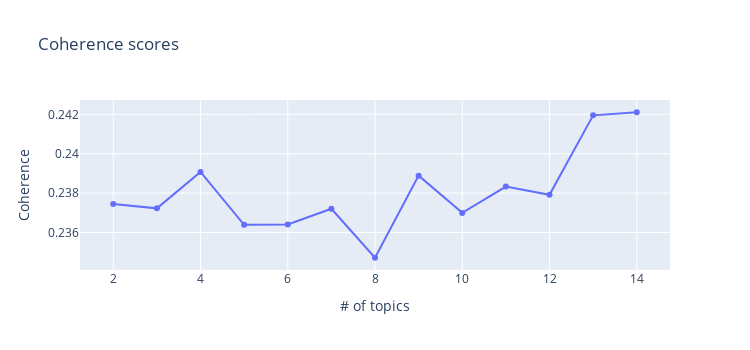

Notebook code cell kept with this figure:
### Code cell
x = [i for i in range(START, LIMIT, STEP)]
plot_coherence(x, coherence_values)

### Figure 1 — Plotly figure (JSON) as saved in the notebook; plotly's stock layout.template omitted (floating-point values rounded to 4 significant figures)
{"data": [{"hovertemplate": "# of topics=%{x}<br>Coherence=%{y}<extra></extra>", "legendgroup": "", "line": {"color": "#636efa", "dash": "solid"}, "mode": "markers+lines", "name": "", "orientation": "v", "showlegend": false, "type": "scatter", "x": [2, 3, 4, 5, 6, 7, 8, 9, 10, 11, 12, 13, 14], "xaxis": "x", "y": [0.2374, 0.2372, 0.2391, 0.2364, 0.2364, 0.2372, 0.2347, 0.2389, 0.237, 0.2383, 0.2379, 0.2419, 0.2421], "yaxis": "y"}], "layout": {"height": 350, "legend": {"tracegroupgap": 0}, "title": {"text": "Coherence scores"}, "width": 750, "xaxis": {"anchor": "y", "domain": [0, 1], "title": {"text": "# of topics"}}, "yaxis": {"anchor": "x", "domain": [0, 1], "title": {"text": "Coherence"}}}}
